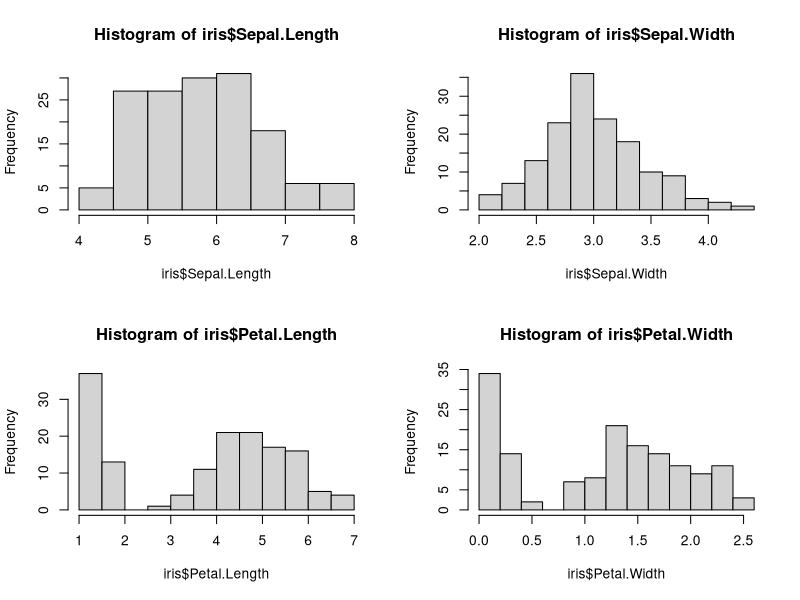
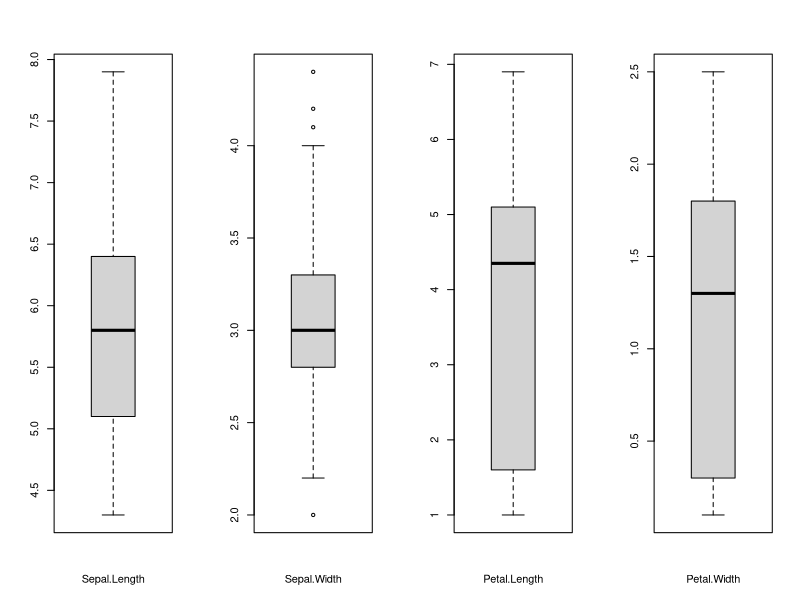
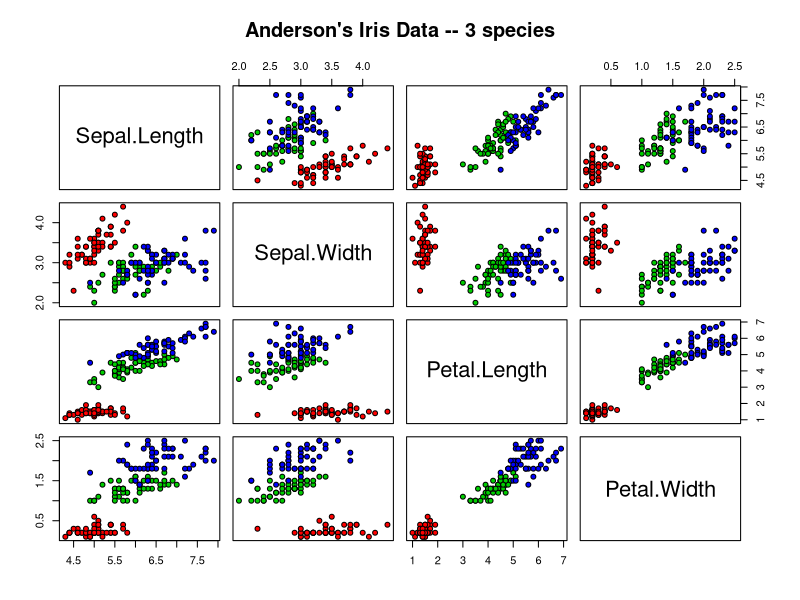
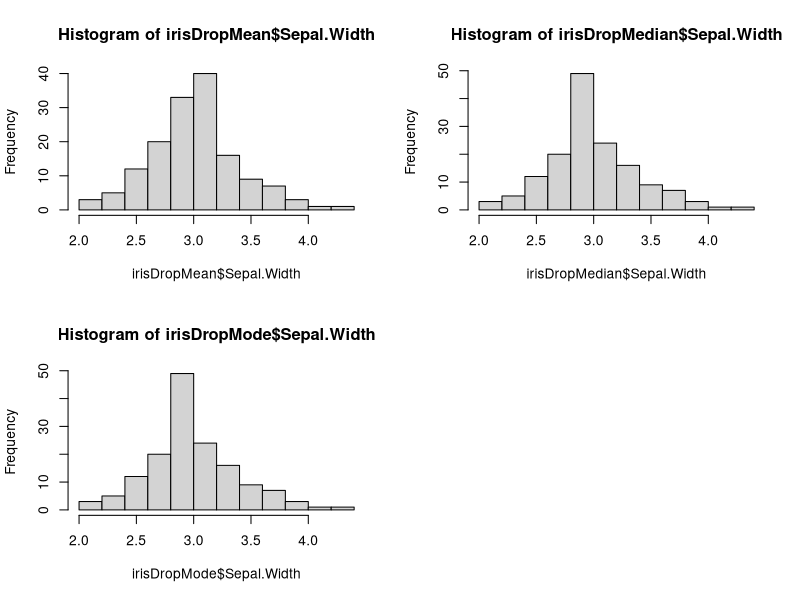
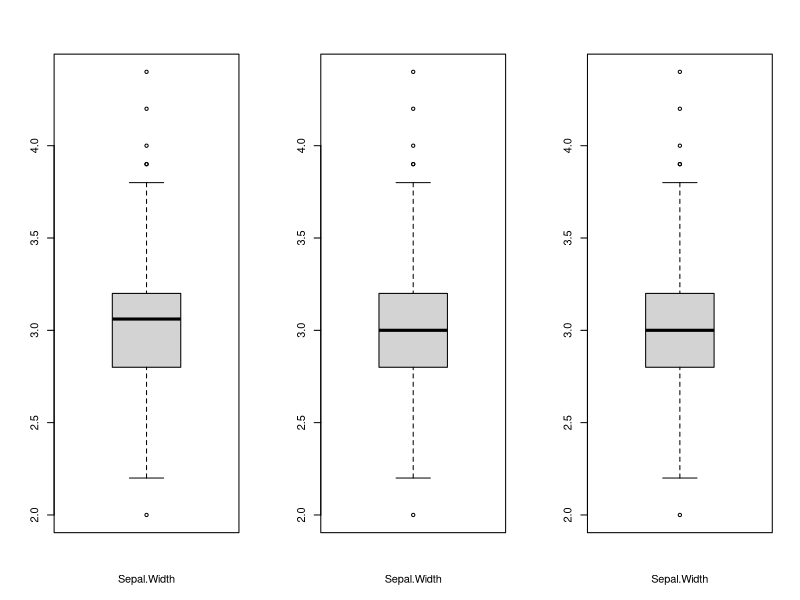

Reproduce these figures in R, in order.
#Question 1
par(mfrow=c(2,2))
hist(iris$Sepal.Length)
hist (iris$Sepal.Width)
hist (iris$Petal.Length)
hist (iris$Petal.Width)

par(mfrow=c(1,4))
boxplot(iris$Sepal.Length, xlab="Sepal.Length")
boxplot(iris$Sepal.Width, xlab="Sepal.Width")
boxplot(iris$Petal.Length, xlab="Petal.Length")
boxplot(iris$Petal.Width, xlab="Petal.Width")

#order: setosa, versicolor and virginica
pairs(iris[1:4], main = "Anderson's Iris Data -- 3 species", pch=21, bg = c("red", "green3", "blue")[unclass(iris$Species)])

#Question 2
irisMissing = read.csv("irismissing.csv")
sum(is.na(irisMissing)) 

#Question 3
irisDrop <- na.omit(irisMissing)

#Question 4
replaceMissingValuesByMean=function(x){
  for(attribute in 1:length(names(x))){
    if(is.numeric(x[,attribute])) 
    {
      z <- mean(x[,attribute], na.rm = TRUE)
      x[is.na(x[,attribute]), attribute] <- z
    }
  }
  return(x)
}
replaceMissingValuesByMedian=function(x){
  for(attribute in 1:length(names(x))){
    if(is.numeric(x[,attribute])) 
    {
      z <- median(x[,attribute], na.rm = TRUE)
      x[is.na(x[,attribute]), attribute] <- z
    }
  }
  return(x)
}
getMode=function(x){
  z <- table(x)
  as.numeric(names(z)[z == max(z)]) 
}
replaceMissingValuesByMode=function(x){
  for(attribute in 1:length(names(x))){
    if(is.numeric(x[,attribute])) 
    {
      z <- getMode(x[,attribute])
      x[is.na(x[,attribute]), attribute] <- z
    }
  }
  return(x)
}

#Question 5
foo=function(x, FUNC){
  d <- FUNC(x)
  return(d)
}

#Question 6
irisDropMean = foo(irisMissing, replaceMissingValuesByMean)
irisDropMedian = foo(irisMissing, replaceMissingValuesByMedian)
irisDropMode = foo(irisMissing, replaceMissingValuesByMode)

par(mfrow=c(2,2))
hist(irisDropMean$Sepal.Width)
hist(irisDropMedian$Sepal.Width)
hist(irisDropMode$Sepal.Width)

par(mfrow=c(1,3))
boxplot(irisDropMean$Sepal.Width, xlab="Sepal.Width")
boxplot(irisDropMedian$Sepal.Width, xlab="Sepal.Width")
boxplot(irisDropMode$Sepal.Width, xlab="Sepal.Width")